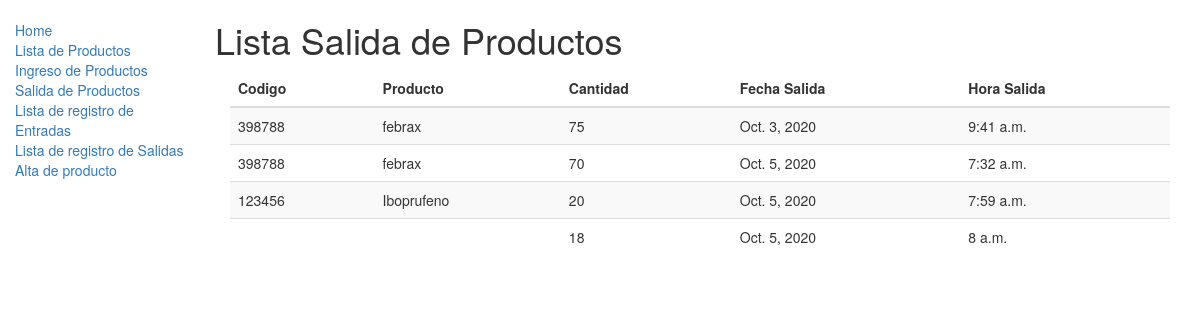
Page /almacen/lsalidas/ on the earlier database version.
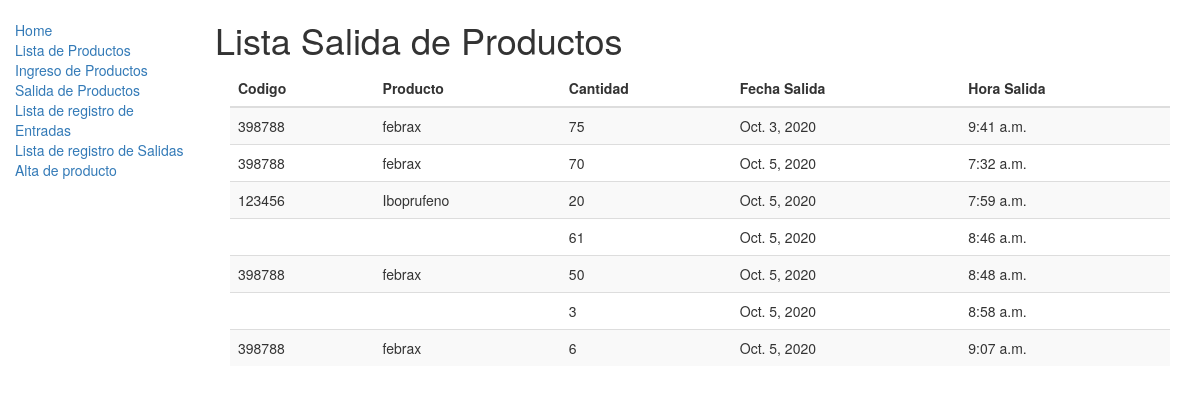
Same page on the later database version.
### almacen/models.py (models this page shows, shortened)
class regSalida(models.Model):
    inventario=models.ForeignKey('Inventario', on_delete=models.CASCADE, null=True)
    cantidad = models.IntegerField(default=0)
    fecha = models.DateField(null=True, blank=True)
    hora=models.TimeField(null=True, blank=True)
    user = models.ForeignKey(User, on_delete=models.SET_NULL, null=True, blank=True)

class Inventario(models.Model):
    producto=models.ForeignKey('Producto', on_delete=models.CASCADE, null=True)
    cantidad=models.IntegerField(default=0)
    codigob = models.CharField(max_length=200)

class Producto(models.Model):
    id = models.UUIDField(primary_key=True, default=uuid.uuid4, help_text="ID único para este libro particular en toda la biblioteca")
    nombre = models.CharField(max_length=200)
    descripcion = models.TextField(max_length=1000,  help_text="Ingrese una breve descripción del producto")
    minimo = models.IntegerField(default=0)
    maximo = models.IntegerField(default=0)

### almacen/views.py (the view)
def SalidaListView(request):
    salida_list = regSalida.objects.select_related('inventario__producto')
    return render(
        request, 'salidas_list.html',
        {'salida_list': salida_list}
    )

### almacen/templates/salidas_list.html
{% extends "base_generic.html" %}
{% block content %}
<h1>Lista Salida de Productos</h1>
{% if salida_list %}
    <div class="container-fluid">
        <table class="table table-striped table-sm" id="my_entrada">
            <thead>
                <tr>
                    <th>Codigo</th>
                    <th>Producto</th>
                    <th>Cantidad</th>
                    <th>Fecha Salida</th>
                    <th>Hora Salida</th>
                </tr>
            </thead>
        <tbody id="my_registro">
    {% for salida in salida_list %}
       <tr>
           <td>{{ salida.inventario.codigob }}</td>
           <td>{{salida.inventario.producto.nombre}}</td>
           <td> {{salida.cantidad}}</td>
           <td>{{salida.fecha}}</td>
           <td>{{salida.hora}}</td>
           </tr>
    {% endfor %}
  </tbody>
  </table>
  </div>
{% else %}
<p>No hay registro de salidas en el almacen.</p>
{% endif %}
{% endblock %}

### almacen/templates/base_generic.html (shortened to what this page needs)
<!DOCTYPE html>
<html lang='es'>
    <head>
        <link rel="stylesheet" href="https://maxcdn.bootstrapcdn.com/bootstrap/3.3.7/css/bootstrap.min.css">
        {% load static %}
        <link rel="stylesheet" href="{% static 'css/styles.css' %}">
    </head>
        <body>
            <div class="container-fluid">
                <div class="row">
                    <div class="col-sm-2">
                        {% block sidebar %}
                        <ul class="sidebar-nav">
                            <li><a href="{% url 'index' %}">Home</a></li>
                            <li><a href="{% url 'producto' %}">Lista de Productos</a></li>
                            <li><a href="{% url 'entrada' %}">Ingreso de Productos</a></li>
                            <li><a href="{% url 'salida' %}">Salida de Productos</a></li>
                            <li><a href="{% url 'lentradas' %}">Lista de registro de Entradas</a></li>
                            <li><a href="{% url 'lsalidas' %}">Lista de registro de Salidas</a></li>
                            <li><a href="../admin/">Alta de producto</a></li>
                        </ul>
                        {% endblock %}
                    </div>
                    <div class="col-sm-10 ">
                        {% block content %}{% endblock %}
                    </div>
                </div>
            </div>
        </body>
</html>

### almacen/static/css/styles.css (style rules this page uses)
.sidebar-nav { margin-top: 20px; padding: 0; list-style: none; }

Differences in the rows shown:
changed regSalida (number 4 of 7 on the later page): cantidad "18" → "61"; hora "8 a.m." → "8:46 a.m."
added regSalida: inventario.codigob "398788", inventario.producto.nombre "febrax", cantidad "50", fecha "Oct. 5, 2020", hora "8:48 a.m."
added regSalida: cantidad "3", fecha "Oct. 5, 2020", hora "8:58 a.m."
added regSalida: inventario.codigob "398788", inventario.producto.nombre "febrax", cantidad "6", fecha "Oct. 5, 2020", hora "9:07 a.m."
